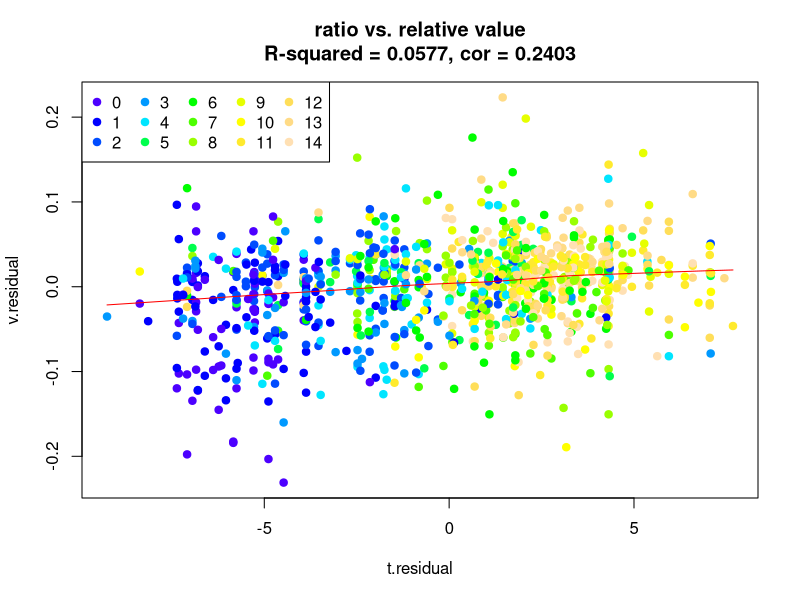
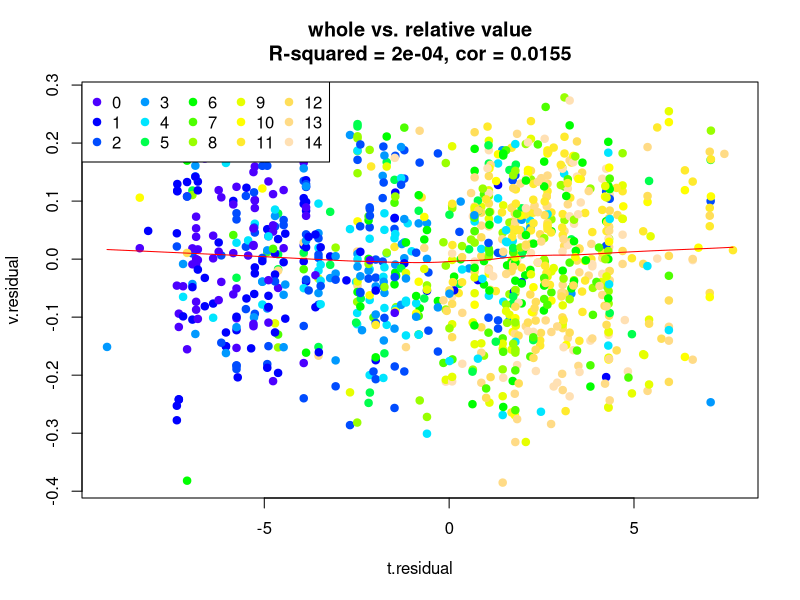
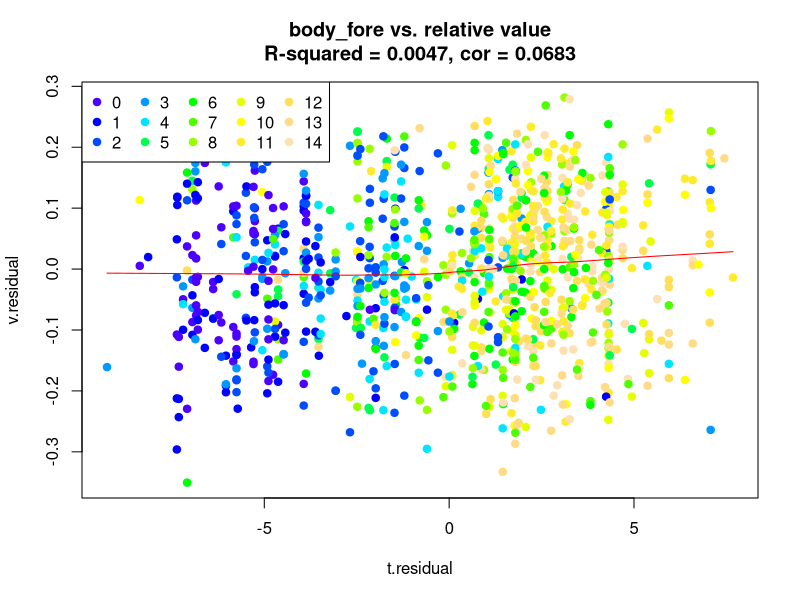
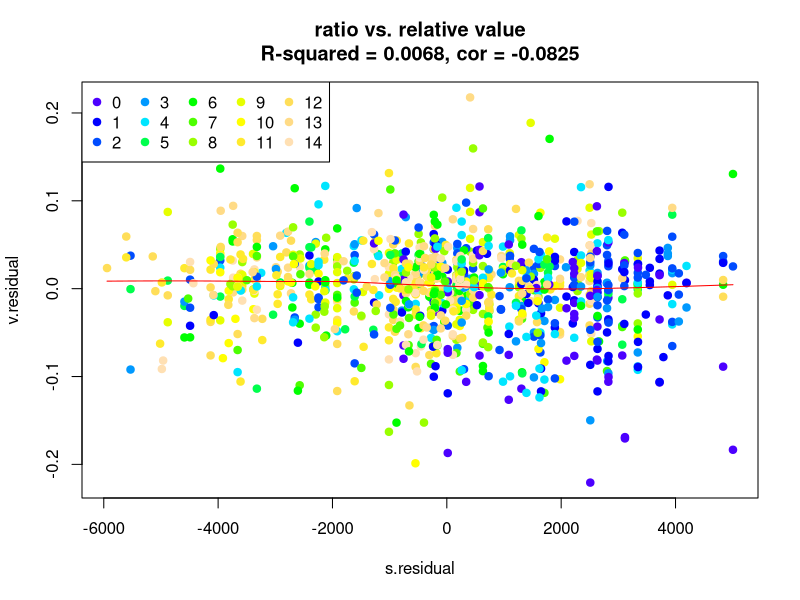
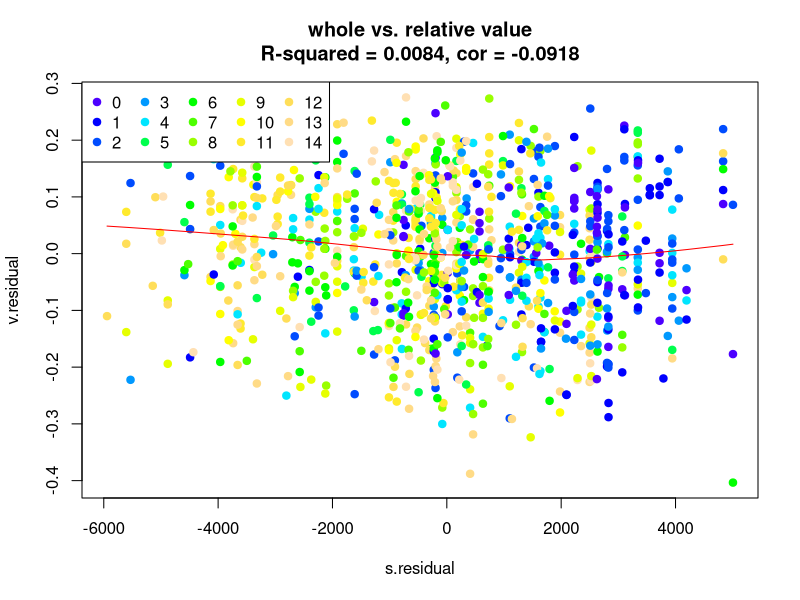
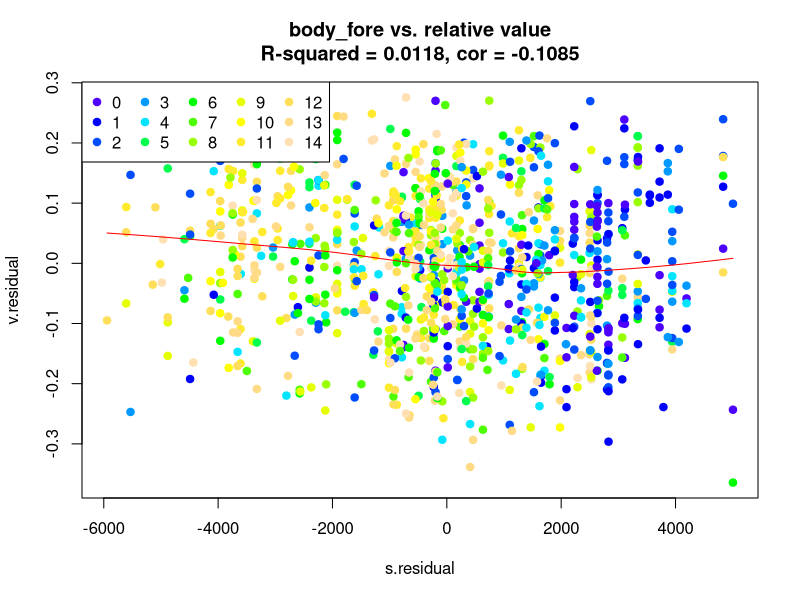
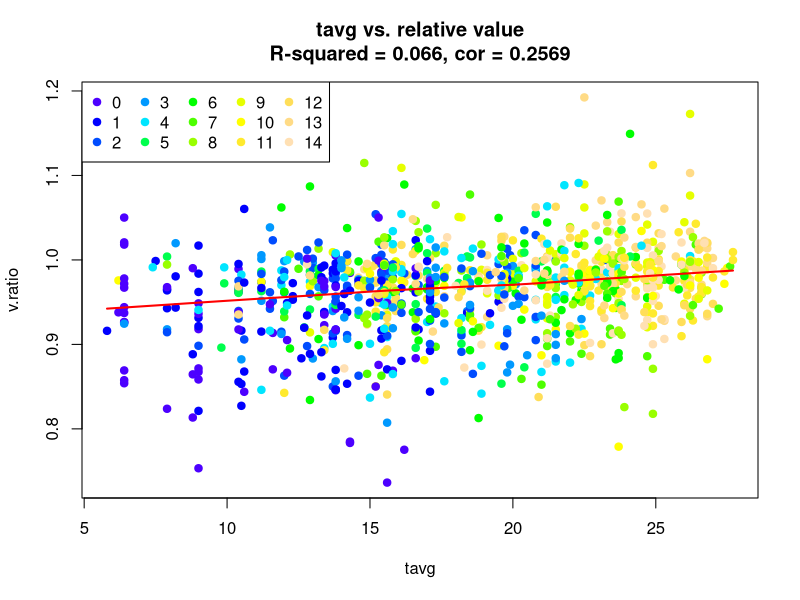
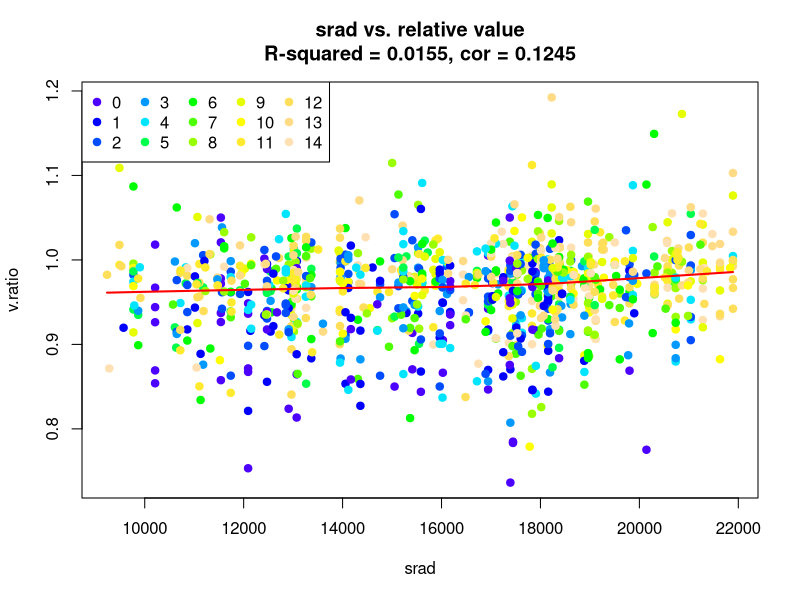

R code for these plots, in order:
library(dplyr)

color15 = c('black','#4d4d4d','green','#ffff99','#b15928',
             '#a6cee3','#1f78b4','#fb9a99','#e31a1c',
             '#b2df8a','#33a02c','#cab2d6','#6a3d9a','#fdbf6f','#ff7f00')
color15 = rev(color15)

d = read.csv('updated_species_regression_v2.csv')
d$v.ratio = d$v.body_fore/d$v.whole

for(key in c('ratio', 'whole','body_fore')){
  v = lm(data=d, formula=paste0('v.', key, '~srad'))
  
  v.residual = v$residuals
  
  t = lm(data=d, formula='tavg~srad')
  t.residual = t$residuals
  
  tmp = data.frame('y'=v.residual,
                   'x'=t.residual)
  
  m = lm(data=tmp, formula='y~x')
  r_squared = round(summary(m)$r.squared,4)
  cor = cor.test(tmp$x, tmp$y)$estimate %>% round(4)
  
  png(paste0('partial_srad_vs_',key,'.png'), width = 1024, height = 1024, units = 'px')
  plot(t.residual, v.residual, pch=19, size=0.1,
       main=paste0(key, ' vs. relative value\nR-squared = ',r_squared,', cor = ', cor),
       col=topo.colors(15)[d$km_label+1])
  lines(lowess(t.residual, v.residual), col='red')
  legend('topleft', legend = seq(0,14), ncol=5, pch=19, col=topo.colors(15))
  dev.off()
}

for(key in c('ratio', 'whole','body_fore')){
  v = lm(data=d, formula=paste0('v.', key, '~tavg'))
  
  v.residual = v$residuals
  
  s = lm(data=d, formula='srad~tavg')
  s.residual = s$residuals
  
  tmp = data.frame('y'=v.residual,
                   'x'=s.residual)
  
  m = lm(data=tmp, formula='y~x')
  r_squared = round(summary(m)$r.squared,4)
  cor = cor.test(tmp$x, tmp$y)$estimate %>% round(4)
  
  png(paste0('partial_tavg_vs_',key,'.png'), width = 1024, height = 1024, units = 'px')
  plot(s.residual, v.residual, pch=19, size=0.1, 
       main=paste0(key, ' vs. relative value\nR-squared = ',r_squared,', cor = ', cor), 
       col=topo.colors(15)[d$km_label+1])
  lines(lowess(s.residual, v.residual), col='red')
  legend('topleft', legend = seq(0,14), ncol=5, pch=19, col=topo.colors(15))
  dev.off()
}


my_group = F
for(key in c('tavg', 'srad', 'alt')){
  
  m = lm(data=d, formula=paste0('v.ratio~', key))
  r_squared = round(summary(m)$r.squared,4)
  cor = cor.test(d[[key]], d[['v.ratio']])$estimate %>% round(4)
  
  png(paste0(key, '_vs_ratio_individual.png'))
  plot(d[[key]], d[['v.ratio']], col=topo.colors(15)[d$km_label+1], pch=19, 
       main=paste0(key, ' vs. relative value\nR-squared = ',r_squared,', cor = ', cor),
       xlab=key,
       ylab='v.ratio')
  lines(lowess(d[[key]], d[['v.ratio']]), col='red', lwd=2)
  legend('topleft', legend = seq(0,14), ncol=5, pch=19, col=topo.colors(15))
  dev.off()
}




# lm(data=data.frame('v.residual'=v.residual,'t.residual'=t.residual),
#    formula='v.residual~t.residual')
